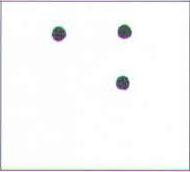
%> input picture braille/Barille_code_14_3_20/code_14_3_20/Train/Train_images/D/crop_img_1_4.jpg, 190 x 172 px
$ octave test_14_3_20.m   (GNU Octave 9; MATLAB toolbox functions it lacks are replaced by stand-ins)
%> lines starting %> are read from the running program, lines starting %| are printed output that depends on the picture; in (x1, y1, x2, y2) boxes, pixels count from 0 and x2, y2 are one past the last pixel; in counts of white or black regions, pixels touching at a corner belong together; the program's own positions count from 1
clc;
clear all;
close all;
load proper1.mat;
load label.mat;

[file,path]=uigetfile([path '\' '*.jpg']);
%> the answer given: ../Train/Train_images/D/crop_img_1_4.jpg
camera_data = imread([path '\' file]);
%> camera_data is the input picture: size 172x190x3 uint8; mean R, G, B 247.7, 247.9, 248.1
figure(1);
imshow(camera_data);

figure(1);imshow(camera_data);
camera_data1 = rgb2gray(camera_data);
figure(2);imshow(camera_data1);
camera_data2 = im2bw(camera_data1,0.8);
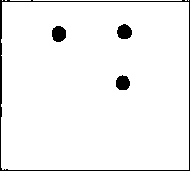
%> camera_data2: size 172x190 logical; 95.8% white; 4 black regions, box (x1, y1, x2, y2) and area: (0, 0, 190, 171) 842, (52, 26, 66, 42) 184, (117, 24, 132, 39) 176, (116, 75, 130, 90) 168
figure(3);imshow(~camera_data2);
[bw1,bw2]=bwlabel(~camera_data2);
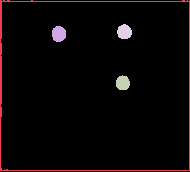
%> bw1: size 172x190 double; 5 distinct labels, from 0 to 4; one colour per label, 0 black
%> bw2 = 4
stat1 = regionprops(bw1);
%> stat1 = 4 regions; box (x1, y1, x2, y2), Area and Centroid: (0, 0, 190, 171) 842 [82.7 82.1], (52, 26, 66, 42) 184 [59.4 34.5], (117, 24, 132, 39) 176 [125 32.4], (116, 75, 130, 90) 168 [123.4 83.5]


Hori_line = imopen(~camera_data2,strel('line',30,0));
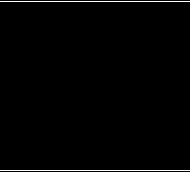
%> Hori_line: size 172x190 logical; 1.2% white in thin lines or dots
figure(4);imshow(Hori_line);
Vert_line = imopen(~camera_data2,strel('line',20,90));
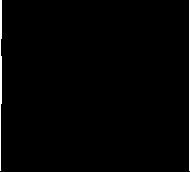
%> Vert_line: size 172x190 logical; 1.3% white; 2 white regions
figure(5);imshow(Vert_line);

[bw3,bw4]=bwlabel(Vert_line);
%> bw3: size 172x190 double; 3 distinct labels, from 0 to 2
%> bw4 = 2
stat2 = regionprops(bw3);
%> stat2 = 2 regions; box (x1, y1, x2, y2), Area and Centroid: (0, 0, 2, 171) 258 [1.3 75], (189, 0, 190, 171) 171 [190 86]
Result_final = {bw4};
%> Result_final = {2}
for i = 1:(bw4-1)

    if i == 1
        st1 = stat2(1).BoundingBox(1);
        st2 = stat2(2).BoundingBox(1);
        width = st2 - st1;
    end
    st_row = stat2(i).BoundingBox(1);
    st_col = stat2(i).BoundingBox(2);
    st_hei =  stat2(i).BoundingBox(4);

   img_crop = imcrop(camera_data,[st_row st_col width st_hei]);
   img_crop1 = imresize(img_crop,[256 256]);
   img_crop2 = rgb2gray(img_crop1);

   for train_data = 1:size(proper1,2)
      proper2 =  proper1{train_data};
     Res(train_data) = corr2(img_crop2,proper2);
   end
   [Res,INDEX]=max(Res);
    Result = k1{INDEX};
    Result_final{i} = Result;

end
%> this loop made 1 pass
%> (st1, st2, width, st_row, st_col, st_hei, Res, INDEX) on pass 1: (0.5, 189.5, 189, 0.5, 0.5, 171, 1, 4)
%> pass 1, `img_crop1 = imresize(img_crop,[256 256]);`:
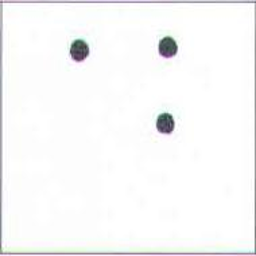
%> img_crop1: size 256x256x3 uint8; mean R, G, B 247.7, 247.9, 248
%> after the loop, Result_final = {'D'}
rr = cell2mat(Result_final)
%> rr = 'D'
msgbox(rr)


tts(rr);
%> (this line was passed over: tts is not available in this run)

         pause(3);
%> (the run ends here)
